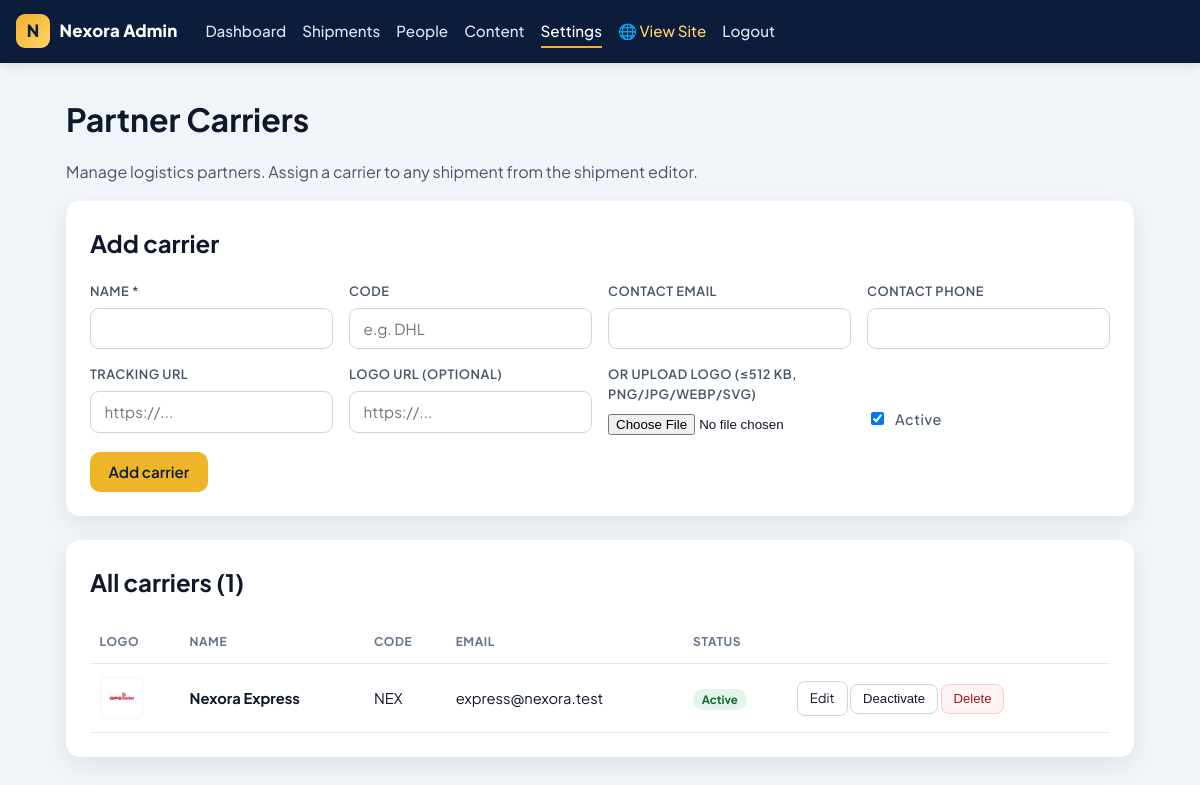
The page /admin/carriers.php (signed in) on the database its author committed.
### tables this page shows
CREATE TABLE carriers (
        id INTEGER PRIMARY KEY AUTOINCREMENT,
        name TEXT NOT NULL,
        code TEXT UNIQUE,
        logo_url TEXT,
        logo_path TEXT,
        contact_email TEXT,
        contact_phone TEXT,
        tracking_url TEXT,
        is_active INTEGER NOT NULL DEFAULT 1,
        created_at TEXT NOT NULL DEFAULT CURRENT_TIMESTAMP,
        updated_at TEXT NOT NULL DEFAULT CURRENT_TIMESTAMP
    );

### app/helpers.php (called while the page is built, shortened)
<?php
function nxWebBase(): string
{
    $script = str_replace('\\', '/', (string) ($_SERVER['SCRIPT_NAME'] ?? ''));
    $dir = rtrim(str_replace('\\', '/', dirname($script)), '/');
    if (preg_match('#^(.*?)/(?:admin/api|admin)$#', $dir, $m)) {
        $dir = $m[1];
    }
    return $dir === '/' ? '' : $dir;
}
function asset(string $path = ''): string
{
    return nxWebBase() . '/assets/' . ltrim($path, '/');
}

### public/admin/carriers.php (the view, shortened to what this page needs)
<?php
$db = Database::connection();
$edit = null;
$carriers = $db->query('SELECT * FROM carriers ORDER BY name')->fetchAll();
function hh(?string $v): string { return htmlspecialchars((string)$v, ENT_QUOTES); }
?>
<!DOCTYPE html>
<html lang="en">
<head>
<link rel="stylesheet" href="<?= asset('css/app.css') ?>">
</head>
<body>
<header class="navbar">
  <a href="/admin/index.php" class="logo" style="text-decoration:none;color:inherit;">
    <span class="logo-badge">N</span><span class="logo-text">Nexora Admin</span>
  </a>
  <nav class="nav-links">
    <a href="/admin/index.php">Dashboard</a>
    <a href="/admin/shipments-hub.php">Shipments</a>
    <a href="/admin/people.php">People</a>
    <a href="/admin/content.php">Content</a>
    <a href="/admin/settings.php" class="active">Settings</a>
    <a href="/" target="_blank" rel="noopener" style="color:#ffd166 !important;">🌐 View Site</a>
    <a href="/admin/login.php?logout=1">Logout</a>
  </nav>
</header>
<div class="wrap">
  <h1 style="margin:1rem 0;">Partner Carriers</h1>
  <p style="color:#475569;margin-top:0;">Manage logistics partners. Assign a carrier to any shipment from the shipment editor.</p>
  <div class="panel">
    <h2 style="margin-top:0;"><?= $edit ? 'Edit carrier' : 'Add carrier' ?></h2>
    <form method="post" enctype="multipart/form-data" action="/admin/carriers.php">
      <div class="row">
        <div><label>Name *</label><input type="text" name="name" required value="<?= hh($edit['name'] ?? '') ?>"></div>
        <div><label>Code</label><input type="text" name="code" placeholder="e.g. DHL" value="<?= hh($edit['code'] ?? '') ?>"></div>
        <div><label>Contact email</label><input type="email" name="contact_email" value="<?= hh($edit['contact_email'] ?? '') ?>"></div>
        <div><label>Contact phone</label><input type="tel" name="contact_phone" value="<?= hh($edit['contact_phone'] ?? '') ?>"></div>
        <div><label>Tracking URL</label><input type="url" name="tracking_url" placeholder="https://..." value="<?= hh($edit['tracking_url'] ?? '') ?>"></div>
        <div><label>Logo URL (optional)</label><input type="url" name="logo_url" placeholder="https://..." value="<?= hh($edit['logo_url'] ?? '') ?>"></div>
        <div><label>Or upload logo (≤512 KB, PNG/JPG/WEBP/SVG)</label><input type="file" name="logo_file" accept="image/png,image/jpeg,image/webp,image/svg+xml"></div>
        <div style="display:flex;align-items:flex-end;">
          <label style="display:flex;align-items:center;gap:.5rem;text-transform:none;font-weight:500;font-size:.9rem;">
            <input type="checkbox" name="is_active" value="1" <?= (!$edit || (int)$edit['is_active'] === 1) ? 'checked' : '' ?>>
            Active
          </label>
        </div>
      </div>
      <div class="actions">
        <button type="submit" class="btn btn-primary"><?= $edit ? 'Save changes' : 'Add carrier' ?></button>
      </div>
    </form>
  </div>
  <div class="panel">
    <h2 style="margin-top:0;">All carriers (<?= count($carriers) ?>)</h2>
    <?php if (empty($carriers)): ?>
      <p style="color:#64748b;">No carriers yet. Add the first one above.</p>
    <?php else: ?>
    <div style="overflow-x:auto;">
    <table>
      <thead><tr><th>Logo</th><th>Name</th><th>Code</th><th>Email</th><th>Status</th><th></th></tr></thead>
      <tbody>
        <?php foreach ($carriers as $c): ?>
          <?php
            $logoSrc = null;
            if (!empty($c['logo_path'])) $logoSrc = asset('carriers/' . rawurlencode($c['logo_path']));
            elseif (!empty($c['logo_url'])) $logoSrc = $c['logo_url'];
          ?>
          <tr>
            <td>
              <?php if ($logoSrc): ?>
                <img src="<?= hh($logoSrc) ?>" alt="" class="logo-thumb">
              <?php else: ?>
                <span style="color:#94a3b8;font-size:.8rem;">—</span>
              <?php endif; ?>
            </td>
            <td><strong><?= hh($c['name']) ?></strong></td>
            <td><?= hh($c['code']) ?></td>
            <td><?= hh($c['contact_email']) ?></td>
            <td><span class="pill <?= (int)$c['is_active'] === 1 ? 'on' : 'off' ?>"><?= (int)$c['is_active'] === 1 ? 'Active' : 'Inactive' ?></span></td>
            <td style="white-space:nowrap;">
              <a href="/admin/carriers.php?edit=<?= (int)$c['id'] ?>" class="btn-sm">Edit</a>
              <form method="post" style="display:inline;" onsubmit="return confirm('Toggle this carrier status?');">
                <button class="btn-sm" type="submit"><?= (int)$c['is_active'] === 1 ? 'Deactivate' : 'Activate' ?></button>
              </form>
              <form method="post" style="display:inline;" onsubmit="return confirm('Delete this carrier? This cannot be undone.');">
                <button class="btn-sm btn-danger" type="submit">Delete</button>
              </form>
            </td>
          </tr>
        <?php endforeach; ?>
      </tbody>
    </table>
    </div>
    <?php endif; ?>
  </div>
</div>
</body>
</html>

### public/assets/css/app.css (style rules this page uses)
:root { --navy:#0b1d3a; --navy-2:#132a52; --gold:#f0b429; --gold-2:#ffd166; --blue:#2563eb; --ink:#0f172a; --muted:#5b6b85; --line:#e5e7eb; --bg:#f7f9fc; --card:#ffffff; --radius:14px; --shadow:0 8px 24px rgba(11,29,58,.08); }
* { box-sizing:border-box; }
html,body { margin:0;padding:0; }
body { font-family:'Plus Jakarta Sans',system-ui,-apple-system,Segoe UI,Roboto,sans-serif; background:var(--bg); color:var(--ink); line-height:1.55; -webkit-font-smoothing:antialiased; }
img { max-width:100%;display:block; }
a { color:inherit; }
.navbar { position:sticky;top:0;z-index:50; display:flex;align-items:center;gap:1rem;flex-wrap:wrap; padding:.85rem 1rem; background:var(--navy); color:#fff; box-shadow:0 2px 12px rgba(0,0,0,.12); }
.navbar .logo { display:flex;align-items:center;gap:.6rem;font-weight:800;font-size:1.05rem; }
.logo-badge { display:inline-flex;align-items:center;justify-content:center; width:34px;height:34px;border-radius:9px; background:linear-gradient(135deg,var(--gold),var(--gold-2)); color:var(--navy);font-weight:900; }
.logo-text { letter-spacing:.2px; }
.nav-links { display:flex;gap:1.1rem;margin-left:1rem;flex-wrap:wrap; }
.nav-links a { color:#dbe4f3;text-decoration:none;font-weight:500;font-size:.95rem; padding:.25rem 0;border-bottom:2px solid transparent;transition:.15s; }
.nav-links a:hover,.nav-links a.active { color:#fff;border-bottom-color:var(--gold); }
.btn { display:inline-flex;align-items:center;justify-content:center;gap:.5rem; padding:.6rem 1.1rem;border-radius:10px;border:1px solid transparent; font-family:inherit;font-weight:600;font-size:.95rem;cursor:pointer; text-decoration:none;transition:.15s;white-space:nowrap; }
.btn-primary { background:var(--gold);color:var(--navy); }
html, body { overflow-x: hidden; max-width: 100vw; width: 100%; }
*, *::before, *::after { box-sizing: border-box; }
img, video, iframe, canvas, svg { max-width: 100%; height: auto; }
section, main, header, footer, div { max-width: 100%; }
.navbar { padding: .9rem 1rem; gap: .75rem; row-gap: .5rem; }
.nav-links { gap: 1rem; flex-wrap: wrap; }
.nav-links a { white-space: nowrap; }

### public/admin/carriers.php (style rules this page uses)
body { background: #f1f5f9; }
.wrap { max-width: 1100px; margin: 0 auto; padding: 1rem; }
.panel { background:#fff; border-radius:14px; padding:1.5rem; box-shadow:0 8px 24px rgba(11,29,58,.08); margin-bottom:1.5rem; }
.row { display:grid; grid-template-columns:repeat(auto-fit,minmax(220px,1fr)); gap:1rem; }
label { display:block; font-size:.8rem; color:#475569; font-weight:600; margin-bottom:.35rem; text-transform:uppercase; letter-spacing:.04em; }
input[type=text],input[type=email],input[type=tel],input[type=url] { width:100%; padding:.65rem .85rem; border:1px solid #cbd5e1; border-radius:9px; font-family:inherit; font-size:.95rem; }
.actions { margin-top:1rem; display:flex; gap:.6rem; flex-wrap:wrap; }
table { width:100%; border-collapse:collapse; font-size:.92rem; }
th, td { padding:.75rem .6rem; text-align:left; border-bottom:1px solid #e5e7eb; vertical-align:middle; }
th { font-size:.75rem; text-transform:uppercase; letter-spacing:.05em; color:#64748b; }
.logo-thumb { max-width:44px; max-height:44px; border-radius:6px; background:#f8fafc; padding:3px; object-fit:contain; }
.pill { padding:.2rem .55rem; border-radius:999px; font-size:.72rem; font-weight:700; }
.pill.on { background:rgba(22,163,74,.12); color:#166534; }
.btn-sm { padding:.4rem .75rem; font-size:.82rem; border-radius:8px; border:1px solid #cbd5e1; background:#fff; cursor:pointer; text-decoration:none; color:#0f172a; display:inline-block; }
.btn-danger { color:#991b1b; border-color:#fecaca; background:#fef2f2; }

### rows shown on the page
carriers: logo_path (picture), name "Nexora Express", code "NEX", contact_email "express@nexora.test", is_active "Active"

### other values the page prints
count($carriers) "1"
